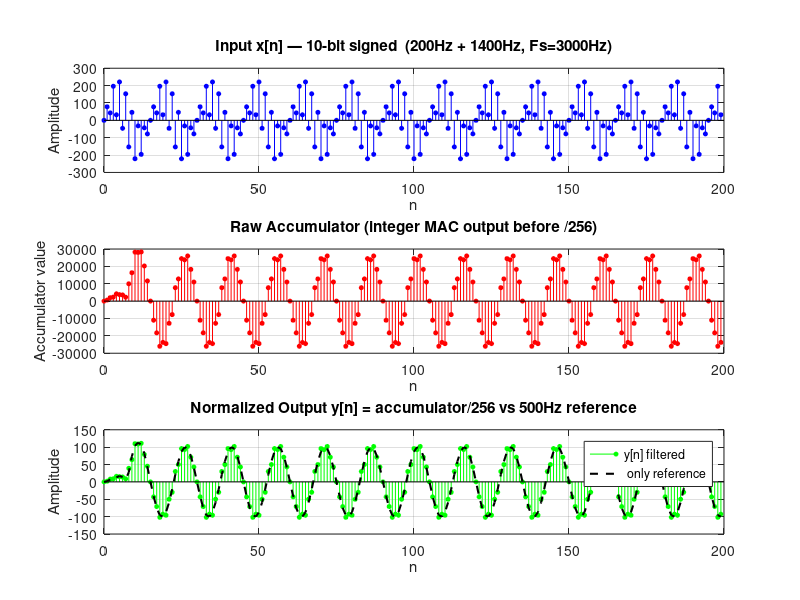
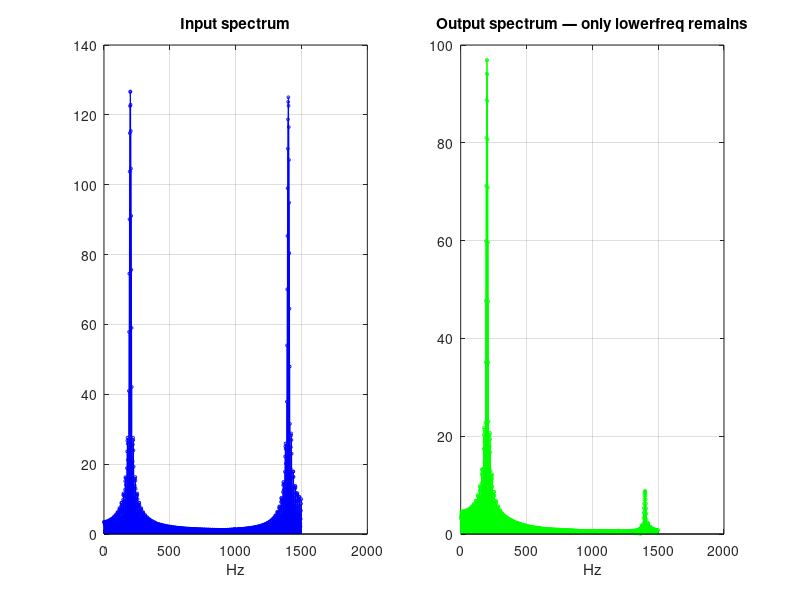

Reproduce these figures in MATLAB, in order.
%% =========================================================
%  FIR LPF — Integer Coefficient Simulation
%  Coefficients: Q0.8 integers (h_float × 256, rounded)
%  Scale factor : 256 (Q0.8 format, 8 fractional bits)
%  Output       : accumulator (integer) + accumulator/256
%  Fs = 3000 Hz | Signal: 500 Hz (pass) + 2000 Hz (block)
%  Input  : 10-bit signed [-512, 511]
%  Samples: 100
% ==========================================================

clear; clc; close all;

%% -------------------------------------------------------
%  Integer Coefficients (h_float × 256, rounded)
%  h_float = [0.0328, 0.0816, -0.0065, -0.0047, 0.0847,
%             -0.0694, -0.0550, 0.5763, 0.5763, -0.0550,
%             -0.0694, 0.0847, -0.0047, -0.0065, 0.0816, 0.0328]
% --------------------------------------------------------
h_int   = [8, 21, -2, -1, 22, -18, -14, 148, 148, -14, -18, 22, -1, -2, 21, 8];
SCALE   = 256;      % Q0.8: 2^8 = 256
NUM_TAPS = length(h_int);

fprintf('=== Integer Coefficients (Q0.8, scale=256) ===\n');
fprintf('h_int = [');
fprintf(' %d', h_int);
fprintf(' ]\n');
fprintf('Sum(h_int)  = %d\n', sum(h_int));
fprintf('Scale (2^8) = %d\n', SCALE);
fprintf('DC gain     = %.4f  (sum/scale = %d/%d)\n\n', sum(h_int)/SCALE, sum(h_int), SCALE);

%% -------------------------------------------------------
%  Signal Generation
% --------------------------------------------------------
Fs     = 3000;
N      = 200;
n      = 0:N-1;
T      = n / Fs;
f_pass = 200;
f_stop = 1400;

x_low  = sin(2*pi*f_pass .* T);
x_high = sin(2*pi*f_stop .* T);
x_cont = x_low + x_high;   % range [-2, +2]

% Scale to 10-bit signed [-512, 511]
x_int  = int32(round(x_cont .* 255/2));
x_int  = int32(max(min(x_int, 511), -512));

%% -------------------------------------------------------
%  Integer FIR Filter (matches Verilog exactly)
%  Step 1: accumulator = sum(h_int[k] * x[n-k])
%  Step 2: output      = accumulator / 256  (right shift >>8)
% --------------------------------------------------------
accumulator = int64(zeros(1, N));
shift_reg   = int32(zeros(1, NUM_TAPS));   % 16-tap delay line

for i = 1:N
    % Shift register: push new sample in
    shift_reg = [x_int(i), shift_reg(1:end-1)];

    % MAC: multiply-accumulate with integer coefficients
    acc = int64(0);
    for k = 1:NUM_TAPS
        acc = acc + int64(h_int(k)) * int64(shift_reg(k));
    end
    accumulator(i) = acc;
end

% Normalize: divide by scale factor (equivalent to >>8 in Verilog)
y_out = int32(round(double(accumulator) / SCALE));

%% -------------------------------------------------------
%  Helper: signed integer to binary string
% --------------------------------------------------------
function s = to_signed_bin(val, nbits)
    if val < 0
        val = val + 2^nbits;
    end
    s = dec2bin(val, nbits);
end

%% -------------------------------------------------------
%  Print Full Table (samples)
% --------------------------------------------------------
fprintf('%-5s  %-10s  %-12s  %-16s  %-12s  %-12s\n', ...
        'n', 'x[n]', 'x_10bit', 'accumulator', 'y_out', 'y_22bit');
fprintf('%s\n', repmat('-', 1, 78));
for i = 1:N
    xd   = double(x_int(i));
    yd   = double(y_out(i));
    xbin = to_signed_bin(xd, 10);
    ybin = to_signed_bin(yd, 22);
    fprintf('%-5d  %-10d  %-12s  %-16d  %-12d  %s\n', ...
            n(i), xd, xbin, accumulator(i), yd, ybin);
end

%% -------------------------------------------------------
%  Save Files
% --------------------------------------------------------

% --- Decimal + binary text file ---
fid = fopen('lpf_integer_samples.txt', 'w');
fprintf(fid, 'FIR LPF Integer Simulation\n');
fprintf(fid, 'Coefficients (Q0.8, scale=256): h_int = [');
fprintf(fid, ' %d', h_int); fprintf(fid, ' ]\n');
fprintf(fid, 'Signal: %dHz + %dHz  |  Fs=%dHz  |  Input: 10-bit signed\n\n', f_pass, f_stop, Fs);
fprintf(fid, '%-5s  %-10s  %-12s  %-16s  %-12s  %-24s\n', ...
        'n', 'x[n]', 'x_10bit', 'accumulator', 'y[n]', 'y_22bit');
fprintf(fid, '%s\n', repmat('-', 1, 86));
for i = 1:N
    xd   = double(x_int(i));
    yd   = double(y_out(i));
    xbin = to_signed_bin(xd, 10);
    ybin = to_signed_bin(yd, 22);
    fprintf(fid, '%-5d  %-10d  %-12s  %-16d  %-12d  %s\n', ...
            n(i), xd, xbin, accumulator(i), yd, ybin);
end
fclose(fid);

% --- Input binary file (int32, 4 bytes/sample) ---
fid = fopen('input_10bit.bin', 'wb');
fwrite(fid, x_int, 'int32');
fclose(fid);

% --- Accumulator binary file (int64, 8 bytes/sample) ---
fid = fopen('accumulator_raw.bin', 'wb');
fwrite(fid, accumulator, 'int64');
fclose(fid);

% --- Output binary file (int32, 4 bytes/sample) ---
fid = fopen('output_normalized.bin', 'wb');
fwrite(fid, y_out, 'int32');
fclose(fid);

% --- CSV ---
fid = fopen('lpf_integer_samples.csv', 'w');
fprintf(fid, 'n,x_decimal,x_10bit_binary,accumulator,y_decimal,y_22bit_binary\n');
for i = 1:N
    xd   = double(x_int(i));
    yd   = double(y_out(i));
    xbin = to_signed_bin(xd, 10);
    ybin = to_signed_bin(yd, 22);
    fprintf(fid, '%d,%d,%s,%d,%d,%s\n', n(i), xd, xbin, accumulator(i), yd, ybin);
end
fclose(fid);

fprintf('\n=== Files Saved ===\n');
fprintf('  lpf_integer_samples.txt  — full table: decimal + binary\n');
fprintf('  lpf_integer_samples.csv  — same as CSV\n');
fprintf('  input_10bit.bin          — int32, 4 bytes/sample\n');
fprintf('  accumulator_raw.bin      — int64, 8 bytes/sample (raw MAC output)\n');
fprintf('  output_normalized.bin    — int32, 4 bytes/sample (accum/256)\n');

%% -------------------------------------------------------
%  Plots
% --------------------------------------------------------
figure('Name', 'Integer FIR LPF', 'Position', [50 50 1100 750]);

subplot(3,1,1);
stem(n, double(x_int), 'b', 'filled', 'MarkerSize', 3);
title(sprintf('Input x[n] — 10-bit signed  (%dHz + %dHz, Fs=%dHz)', f_pass, f_stop, Fs));
xlabel('n'); ylabel('Amplitude'); ylim([-300 300]); grid on;

subplot(3,1,2);
stem(n, double(accumulator), 'r', 'filled', 'MarkerSize', 3);
title('Raw Accumulator (integer MAC output before /256)');
xlabel('n'); ylabel('Accumulator value'); grid on;

subplot(3,1,3);
stem(n, double(y_out), 'g', 'filled', 'MarkerSize', 3);
hold on;
% Ideal reference: only 500 Hz component passed
x_low_int  = int32(round(x_low .* 255/2));
y_ref_acc  = int64(zeros(1, N));
sr_ref     = int32(zeros(1, NUM_TAPS));
for i = 1:N
    sr_ref    = [x_low_int(i), sr_ref(1:end-1)];
    acc2      = int64(0);
    for k = 1:NUM_TAPS
        acc2 = acc2 + int64(h_int(k)) * int64(sr_ref(k));
    end
    y_ref_acc(i) = acc2;
end
y_ref = int32(round(double(y_ref_acc) / SCALE));
plot(n, double(y_ref), 'k--', 'LineWidth', 1.5);
title('Normalized Output y[n] = accumulator/256 vs 500Hz reference');
xlabel('n'); ylabel('Amplitude');
legend('y[n] filtered', ' only reference'); grid on;

figure('Name', 'Frequency Spectrum', 'Position', [50 50 1000 420]);
NFFT = 2048;
X_sp = abs(fft(double(x_int), NFFT)) / N;
Y_sp = abs(fft(double(y_out), NFFT)) / N;
f_ax = (0:NFFT-1) * Fs / NFFT;
half = 1:NFFT/2;
subplot(1,2,1);
stem(f_ax(half), 2*X_sp(half), 'b', 'MarkerSize', 2);
title('Input spectrum'); xlabel('Hz'); grid on;
subplot(1,2,2);
stem(f_ax(half), 2*Y_sp(half), 'g', 'MarkerSize', 2);
title('Output spectrum — only lowerfreq remains'); xlabel('Hz'); grid on;

fprintf('\n=== Accumulator Stats ===\n');
fprintf('Max |accumulator| = %d\n', max(abs(double(accumulator))));
fprintf('Bits needed       = %d  (fits in 17-bit, well within 22-bit)\n', ...
        ceil(log2(double(max(abs(accumulator)))+1))+1);
fprintf('Max |y_out|       = %d\n', max(abs(double(y_out))));
